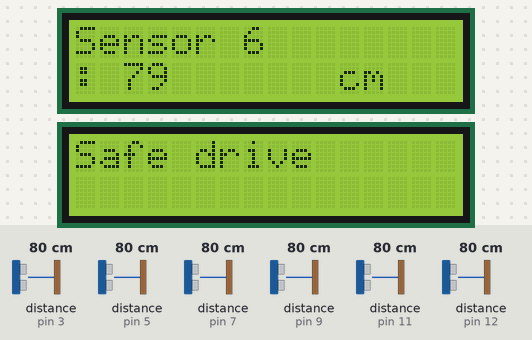
A sketch run on a simulated Arduino Uno, built with avr-gcc and run on an emulated ATmega328P. Shown: 2 × 16×2 character LCD. Wiring (inferred from the names in the program): 6 × ultrasonic range finder: trigger pin 2, echo pin 3 / trigger pin 4, echo pin 5 / trigger pin 6, echo pin 7 / trigger pin 8, echo pin 9 / trigger pin 10, echo pin 12 / trigger pin 13, echo pin 11. Inputs (shaded band) come from the test bench; at power-on: distance to the obstacle (sensors on pin 3, pin 5, pin 7, pin 9, pin 11, pin 12) 80 cm. The echo pulse lasts 58.3 µs per cm.

Above: at 1.3 s.
1.4 s: distance to the obstacle (sensor on pin 3) set to 2 cm
At 1.74 s:
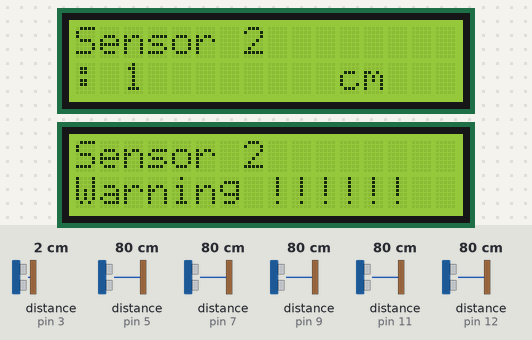
4.4 s: distance to the obstacle (sensor on pin 5) set to 60 cm
At 5.7 s:
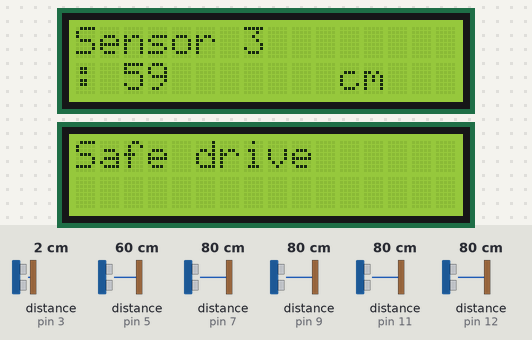
7.4 s: distance to the obstacle (sensor on pin 7) set to 250 cm
10.4 s: distance to the obstacle (sensor on pin 9) set to 120 cm
13.4 s: distance to the obstacle (sensor on pin 11) set to 120 cm
16.4 s: distance to the obstacle (sensor on pin 12) set to 120 cm
At 17.82 s:
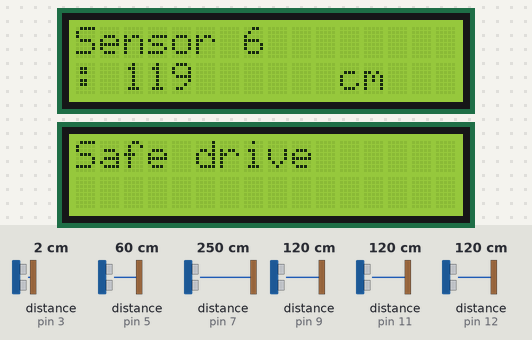

The sketch:

arduino.ino
```cpp
#include <LiquidCrystal_I2C.h>
// Define pins for ultrasonic sensors
const int trigPins[6] = {13,2,4,6,8,10};
const int echoPins[6] = {11,3,5,7,9,12};
int re=A0;
// Array to store distances
long distances[6];
LiquidCrystal_I2C lcd(0x27, 16, 2);// I2C address 0x27, 16 column and 2 rows
LiquidCrystal_I2C lcd1(0x26, 16, 2);

void setup()
{
  digitalWrite(0,HIGH);
  lcd.init();
  lcd.backlight();
  lcd1.init();
  lcd1.backlight();
  lcd1.setCursor(0,0);
  lcd1.print("Welcome");
  pinMode(re,OUTPUT);
  for (int i = 0; i < 6; i++) {
    pinMode(trigPins[i], OUTPUT);
    pinMode(echoPins[i], INPUT);
  }
  delay(10);
}

void loop() {
  for (int i = 0; i < 6; i++) {
    distances[i] = measureDistance(trigPins[i], echoPins[i]);
  }

  // Print distances to the serial monitor
  for (int i = 0; i < 6; i++) {
    lcd.clear();
    lcd.setCursor(0,0);
    lcd.print("Sensor ");
    lcd.setCursor(7,0);
    lcd.print(i + 1);
    lcd.setCursor(0,1);
    lcd.print(": ");
    lcd.setCursor(2,1);
    lcd.print(distances[i]);
    lcd.setCursor(10,1);
    lcd.print(" cm");
    if(distances[i]<40){
      digitalWrite(re,HIGH);
    }
    else{
      digitalWrite(re,LOW);
    }
    if(distances[i]<40){
    lcd1.clear();
    lcd1.setCursor(0,0);
    lcd1.print("Sensor ");
    lcd1.setCursor(7,0);
    lcd1.print(i + 1);
    lcd1.setCursor(0,1);
    lcd1.print("Warning !!!!!!");
    delay(300);
    }
    else{
      lcd1.clear();
      lcd1.setCursor(0,0);
      lcd1.print("Safe drive");
    }
    delay(30);
  }
  delay(10); // Wait 1 second before next measurement
}

long measureDistance(int trigPin, int echoPin) {
  // Send a 10us pulse to trigger the sensor
  digitalWrite(trigPin, LOW);
  delayMicroseconds(2);
  digitalWrite(trigPin, HIGH);
  delayMicroseconds(10);
  digitalWrite(trigPin, LOW);

  // Read the echo pin, and calculate distance
  long duration = pulseIn(echoPin, HIGH);
  long distance = (duration / 2) / 29.1; // Convert time to distance in cm

  return distance;
}
```

Measured:
- after the input at 1.4 s, the display: changes after 0.17 s (image 1)
